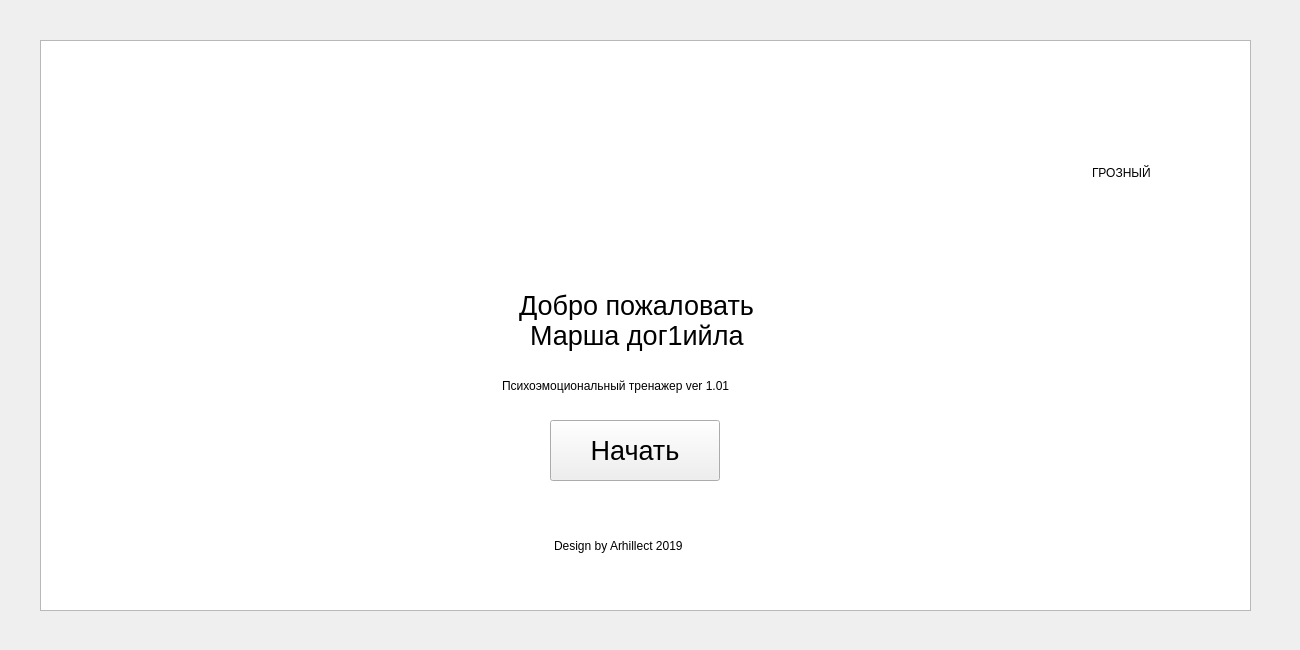
<?xml version="1.0" encoding="UTF-8"?>
<ui version="4.0">
 <class>Form</class>
 <widget class="QWidget" name="Form">
  <property name="geometry">
   <rect>
    <x>0</x>
    <y>0</y>
    <width>1300</width>
    <height>650</height>
   </rect>
  </property>
  <property name="windowTitle">
   <string>Arhillect</string>
  </property>
  <widget class="QListWidget" name="listWidget">
   <property name="geometry">
    <rect>
     <x>40</x>
     <y>40</y>
     <width>1211</width>
     <height>571</height>
    </rect>
   </property>
   <property name="styleSheet">
    <string notr="true">
</string>
   </property>
  </widget>
  <widget class="QLineEdit" name="lineEdit">
   <property name="geometry">
    <rect>
     <x>517</x>
     <y>290</y>
     <width>251</width>
     <height>31</height>
    </rect>
   </property>
   <property name="font">
    <font>
     <pointsize>20</pointsize>
    </font>
   </property>
   <property name="text">
    <string>Добро пожаловать</string>
   </property>
   <property name="frame">
    <bool>false</bool>
   </property>
  </widget>
  <widget class="QLabel" name="label">
   <property name="geometry">
    <rect>
     <x>350</x>
     <y>70</y>
     <width>571</width>
     <height>211</height>
    </rect>
   </property>
   <property name="text">
    <string/>
   </property>
   <property name="pixmap">
    <pixmap>logo.png</pixmap>
   </property>
  </widget>
  <widget class="QPushButton" name="pushButton">
   <property name="geometry">
    <rect>
     <x>550</x>
     <y>420</y>
     <width>170</width>
     <height>61</height>
    </rect>
   </property>
   <property name="font">
    <font>
     <pointsize>20</pointsize>
    </font>
   </property>
   <property name="text">
    <string>Начать</string>
   </property>
  </widget>
  <widget class="QLineEdit" name="lineEdit_2">
   <property name="geometry">
    <rect>
     <x>500</x>
     <y>373</y>
     <width>291</width>
     <height>25</height>
    </rect>
   </property>
   <property name="text">
    <string>Психоэмоциональный тренажер ver 1.01</string>
   </property>
   <property name="frame">
    <bool>false</bool>
   </property>
  </widget>
  <widget class="QLineEdit" name="lineEdit_3">
   <property name="geometry">
    <rect>
     <x>552</x>
     <y>533</y>
     <width>181</width>
     <height>25</height>
    </rect>
   </property>
   <property name="text">
    <string>Design by Arhillect 2019</string>
   </property>
   <property name="frame">
    <bool>false</bool>
   </property>
  </widget>
  <widget class="QLineEdit" name="lineEdit_6">
   <property name="geometry">
    <rect>
     <x>528</x>
     <y>320</y>
     <width>251</width>
     <height>31</height>
    </rect>
   </property>
   <property name="font">
    <font>
     <pointsize>20</pointsize>
    </font>
   </property>
   <property name="text">
    <string>Марша дог1ийла</string>
   </property>
   <property name="frame">
    <bool>false</bool>
   </property>
  </widget>
  <widget class="QLabel" name="label_2">
   <property name="geometry">
    <rect>
     <x>1010</x>
     <y>50</y>
     <width>231</width>
     <height>121</height>
    </rect>
   </property>
   <property name="text">
    <string/>
   </property>
   <property name="pixmap">
    <pixmap>logo1.jpg</pixmap>
   </property>
  </widget>
  <widget class="QLineEdit" name="lineEdit_4">
   <property name="geometry">
    <rect>
     <x>1090</x>
     <y>160</y>
     <width>81</width>
     <height>25</height>
    </rect>
   </property>
   <property name="text">
    <string>ГРОЗНЫЙ</string>
   </property>
   <property name="frame">
    <bool>false</bool>
   </property>
  </widget>
 </widget>
 <resources/>
 <connections/>
</ui>
